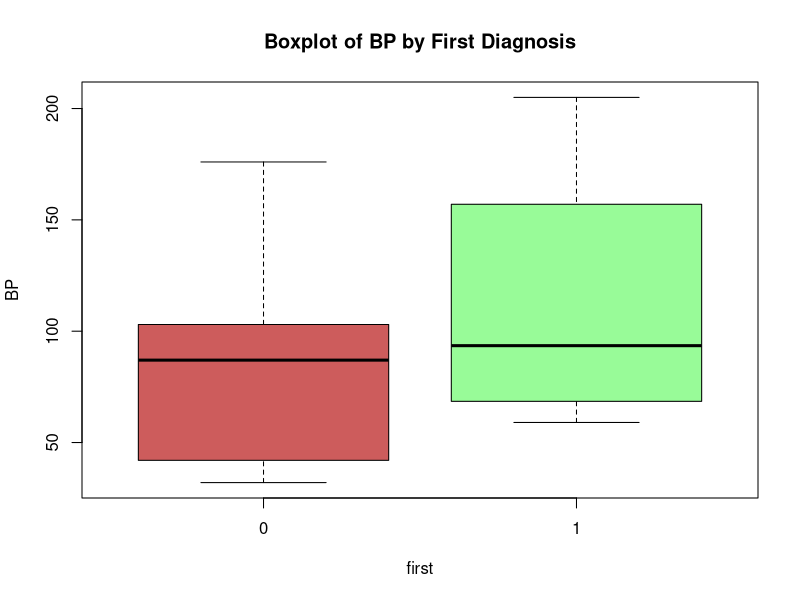
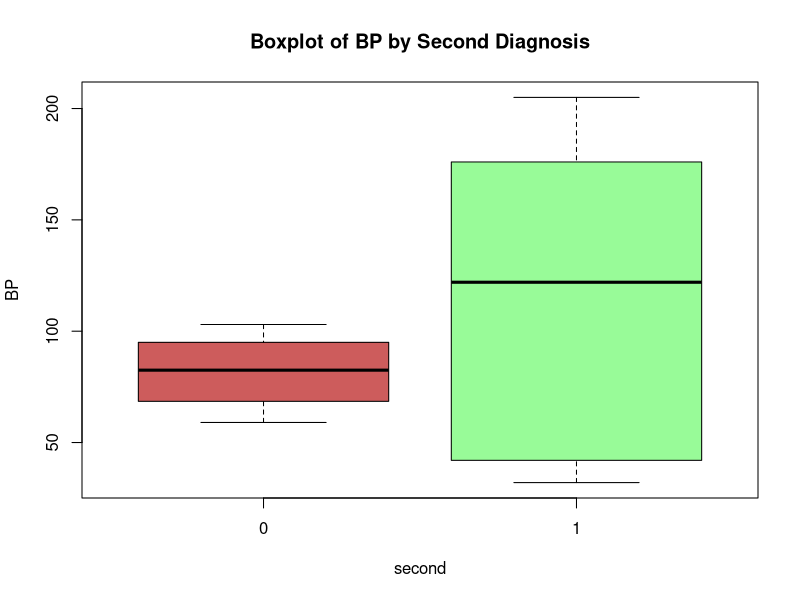
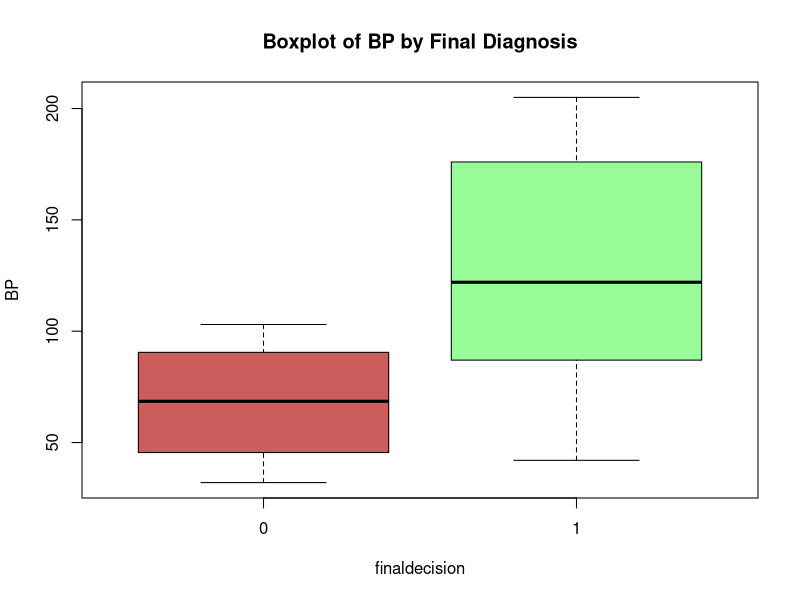
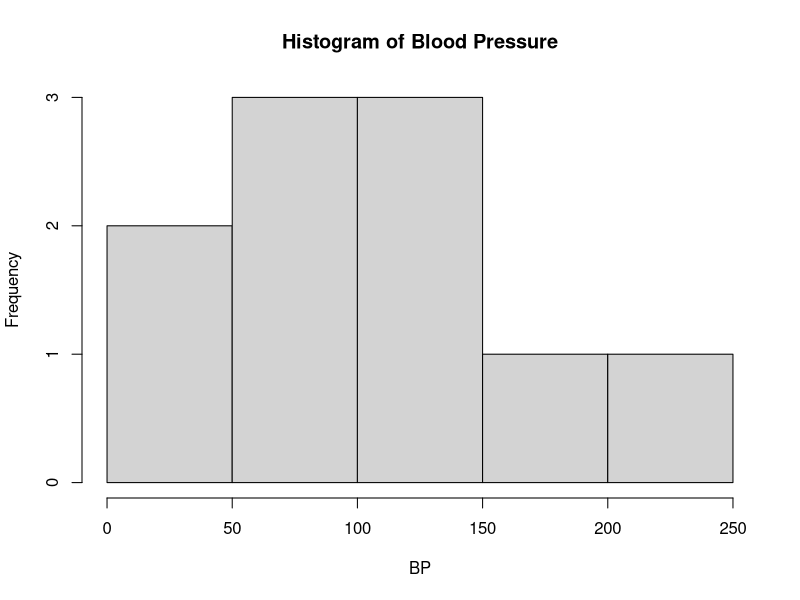

These charts were generated, in order, by the following R code:
# Creating the variables

freq <- c(0.6,0.3,0.4,0.4,0.2,0.6,0.3,0.4,0.9,0.2)
BP <- c(103,87,32,42,59,109,78,205,135,176)
first <- c(0,0,0,0,1,1,1,1,NA,0)
second <- c(0,0,1,1,0,1,0,1,1,1)
finaldecision <- c(0,1,0,1,0,1,0,1,1,1)

# Creating the df in the assignment

mydf <- data.frame(freq,BP,first,second,finaldecision)
str(mydf)
#boxplot and histogram for patients
boxplot(BP ~ first, main="Boxplot of BP by First Diagnosis", col = c("indianred", "palegreen"))
boxplot(BP ~ second, main="Boxplot of BP by Second Diagnosis", col = c("indianred", "palegreen"))
boxplot(BP ~ finaldecision, main="Boxplot of BP by Final Diagnosis", col = c("indianred", "palegreen"))

hist(BP, main="Histogram of Blood Pressure")

#eric zarycki